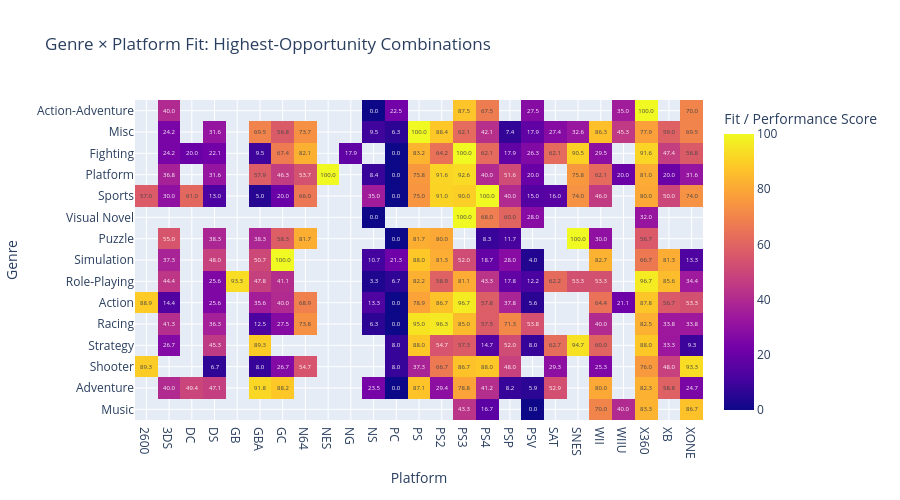

The cell this chart's notebook holds for it:
### Markdown cell above
## Q2 — Which genre/platform combinations represent the strongest opportunities?

This section uses the current Phase 2 genre/platform fit output and Phase 5 scenario scores.

It replaces the old `genre_attractiveness.csv` and `launch_simulator.csv` framework.

### Code cell
# ------------------------------------------------------------
# Q2A. Genre × platform fit
# ------------------------------------------------------------

gp_score_col = pick_column(
    genre_platform,
    [
        "genre_platform_fit_score",
        "platform_fit_score",
        "median_sales_per_release",
        "avg_sales_per_release",
    ]
)

genre_col = pick_column(genre_platform, ["genre"])
genre_platform["fit_score"] = numeric(genre_platform, gp_score_col)

gp_pivot = (
    genre_platform
    .dropna(subset=[genre_col, "platform", "fit_score"])
    .pivot_table(
        index=genre_col,
        columns="platform",
        values="fit_score",
        aggfunc="mean"
    )
)

# Keep the most decision-relevant genres.
genre_rank = gp_pivot.max(axis=1).sort_values(ascending=False)
gp_pivot = gp_pivot.loc[genre_rank.head(15).index]

fig = px.imshow(
    gp_pivot,
    aspect="auto",
    text_auto=".1f",
    labels={"x": "Platform", "y": "Genre", "color": "Fit / Performance Score"},
    title="Genre × Platform Fit: Highest-Opportunity Combinations"
)
fig.update_layout(height=max(500, 28 * len(gp_pivot)))
save_figure(fig, "genre_platform_fit_heatmap")
fig.show()

### Figure 1 — Plotly figure (JSON) as saved in the notebook; plotly's stock layout.template omitted (floating-point values rounded to 4 significant figures; data arrays with more than 128 entries replaced by an {"elided": "..."} marker saying what was removed)
{"data": [{"coloraxis": "coloraxis", "hovertemplate": "Platform: %{x}<br>Genre: %{y}<br>Fit / Performance Score: %{z}<extra></extra>", "name": "0", "texttemplate": "%{z:.1f}", "type": "heatmap", "x": ["2600", "3DS", "DC", "DS", "GB", "GBA", "GC", "N64", "NES", "NG", "NS", "PC", "PS", "PS2", "PS3", "PS4", "PSP", "PSV", "SAT", "SNES", "WII", "WIIU", "X360", "XB", "XONE"], "xaxis": "x", "y": ["Action-Adventure", "Misc", "Fighting", "Platform", "Sports", "Visual Novel", "Puzzle", "Simulation", "Role-Playing", "Action", "Racing", "Strategy", "Shooter", "Adventure", "Music"], "yaxis": "y", "z": {"elided": "15x25 float values"}}], "layout": {"coloraxis": {"colorbar": {"title": {"text": "Fit / Performance Score"}}, "colorscale": [[0, "#0d0887"], [0.1111, "#46039f"], [0.2222, "#7201a8"], [0.3333, "#9c179e"], [0.4444, "#bd3786"], [0.5556, "#d8576b"], [0.6667, "#ed7953"], [0.7778, "#fb9f3a"], [0.8889, "#fdca26"], [1, "#f0f921"]]}, "height": 500, "title": {"text": "Genre × Platform Fit: Highest-Opportunity Combinations"}, "xaxis": {"anchor": "y", "domain": [0, 1], "title": {"text": "Platform"}}, "yaxis": {"anchor": "x", "autorange": "reversed", "domain": [0, 1], "title": {"text": "Genre"}}}}
